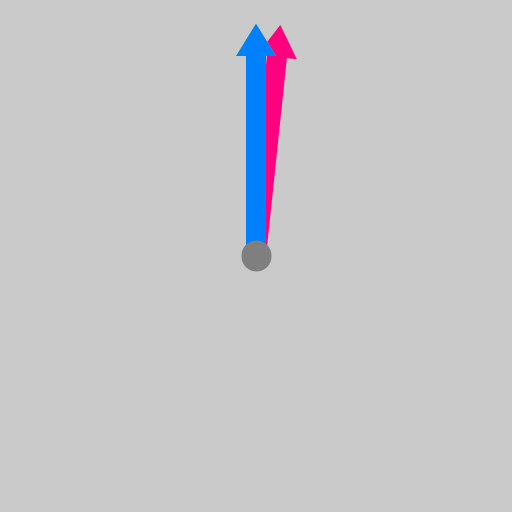
Frame 1 (no input)
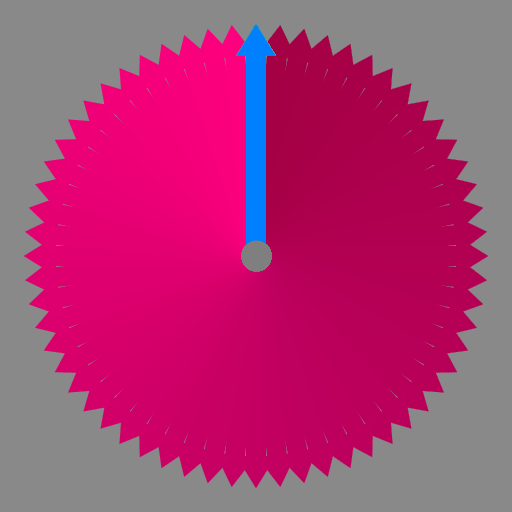
Frame 60 (the mouse pressed at the canvas centre just before this capture)
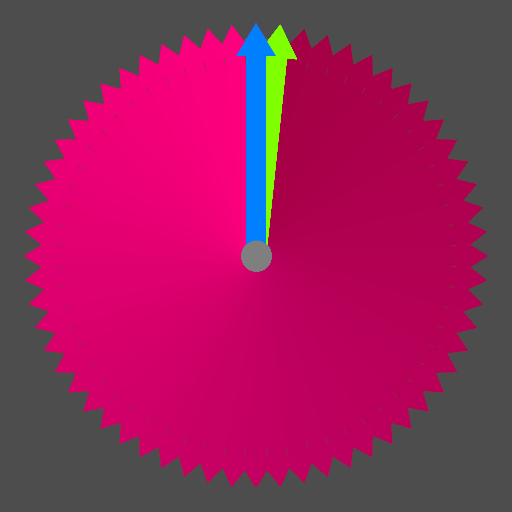
Frame 120 (the mouse held since frame 60 and released just before this capture)

The Processing sketch that drew these frames (run headless with seeded random() and noise(); from frame 60 on, the mouse is pressed at the canvas centre):

// Processing sketch: ANI2012H22_Clock2
// ── ANI2012H22_Clock2.pde
// ANI2012H22_Clock2.pde
// Animation d'une horloge, version implémentée avec une classe.

// paramètres
int fps = 60;

int colorBack = 31;

float speed = 60.0f;  // vitesse accélérée (utiliser 1.0f pour vitesse normale)

float arrowWidth = 200.0f;
float arrowHeight = 20.0f;

// variable
Clock clock;

void setup()
{
  size(512, 512);
  frameRate(fps);

  clock = new Clock(width / 2.0f, height / 2.0f, fps, speed);
}

void draw()
{
  fade(2);

  clock.update();
  clock.render();
}

void fade(float intensity)
{
  rectMode(CORNER);
  noStroke();
  fill(colorBack, intensity);
  rect(0, 0, width, height);
}

// ── Clock.pde
// ANI2012H22_Clock2/Clock.pde
// Classe de type Clock

class Clock
{
  float timeSlice;
  float timeScale;

  float radius;
  float angle;
  float offset;

  float positionX;
  float positionY;

  float centerX;
  float centerY;

  float randomX;
  float randomY;

  float angleSecond;
  float angleMinute;
  float angleHour;

  float deltaSecond = 360.0f / 60.0f;
  float deltaMinute = 360.0f / 60.0f;
  float deltaHour   = 360.0f / 12.0f;

  // constructeur
  Clock(float x, float y, float fps, float speed)
  {
    centerX = x;
    centerY = y;

    timeSlice = 1.0f / fps;
    timeScale = timeSlice * speed;

    angleSecond = angleMinute = angleHour = 0.0f;
  }

  // fonction de mise à jour de l'horloge
  void update()
  {
    angleSecond += deltaSecond * timeScale;

    if (angleSecond > 360)
    {
      angleSecond -= 360;
      angleMinute += deltaMinute;

      if (angleMinute > 360)
      {
        angleMinute -= 360;
        angleHour += deltaHour;

        if (angleHour > 360)
        {
          angleHour -= 360;
        }
      }
    }
  }

  // fonction d'affichage de l'horloge
  void render()
  {
    pushMatrix();

    translate(centerX, centerY);

    rotate(radians(-90.0f));

    noStroke();

    fill(255, 0, 127);
    drawArrow(0, 0, arrowWidth, arrowHeight, radians(angleSecond));

    fill(127, 255, 0);
    drawArrow(0, 0, arrowWidth, arrowHeight, radians(angleMinute));

    fill(0, 127, 255);
    drawArrow(0, 0, arrowWidth, arrowHeight, radians(angleHour));

    stroke(127);
    strokeWeight(arrowHeight * 1.5f);

    point(0, 0);

    popMatrix();
  }

  // fonction qui dessine une flèche
  void drawArrow(float x, float y, float w, float h, float angle)
  {
    noStroke();

    pushMatrix();

    translate(x, y);
    rotate(angle);

    beginShape();
    vertex(0, h / 2.0f);
    vertex(w, h / 2.0f);
    vertex(w, h / 2.0f + h / 2.0f);
    vertex(w + h * 1.618f, 0);
    vertex(w, -(h / 2.0f + h / 2.0f));
    vertex(w, -h / 2.0f);
    vertex(0, -h / 2.0f);
    endShape(CLOSE);

    popMatrix();
  }
}
